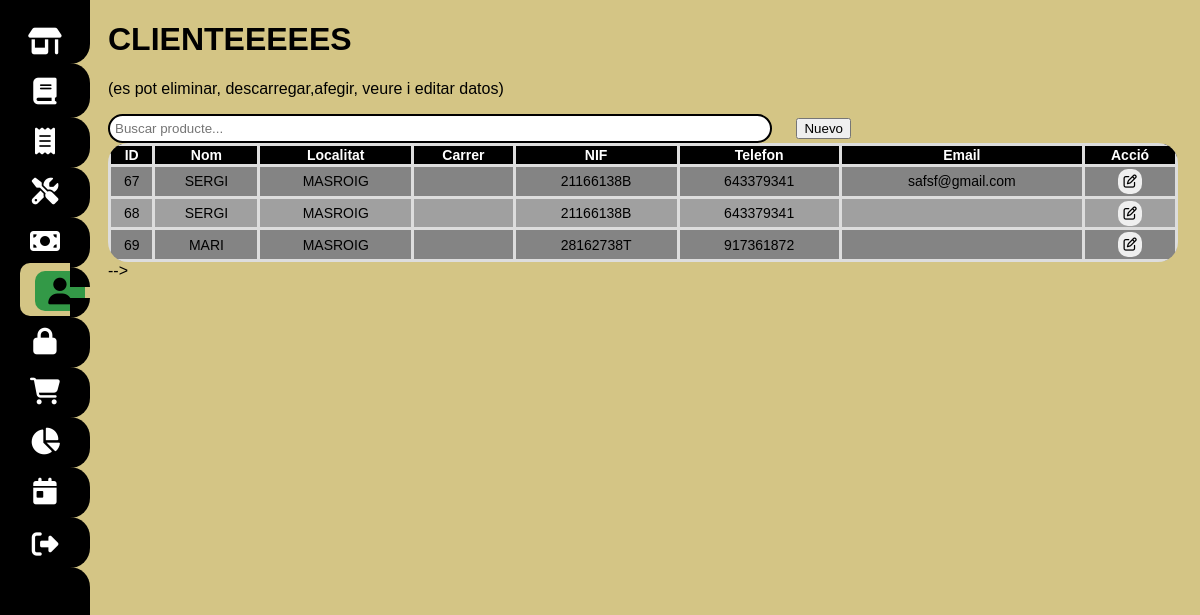
Screenshot of /clientes/ (signed in) with the database file from the repository.
### myapp/models.py (models this page shows, shortened)
class Persona(models.Model):
    nombre=models.CharField(max_length=200, default=" ")
    localidad= models.CharField(max_length=200)
    calle=models.CharField(max_length=200)
    nif=models.CharField(max_length=200)
    telefono=models.IntegerField()
    email=models.EmailField(blank=True)
    comp_banc=models.CharField(max_length=200)
    direccion=models.CharField(max_length=200, default="")

### myapp/views.py (the view)
# urls.py: path("clientes/", views.clientes, name="clientes"),
@login_required
def clientes(request):
    persona = Persona.objects.all()
    return render(request, "clientes.html", {'persona': persona})

### myapp/templates/clientes.html (shortened to what this page needs)
{% extends "layouts/base.html" %}
{% block content %}
<!DOCTYPE html>
<html lang="en">
<head>
</head>
<body>
    <div class="main-content">
        <h1>CLIENTEEEEES</h1>
        <p>(es pot eliminar, descarregar,afegir, veure i editar datos)</p>
        <input type="text" id="searchInput" placeholder="Buscar producte...">
        <button id="afegir-reparacio-btn">Nuevo</button>
        <table id="productTable">
            <thead>
                <tr>
                    <th>ID</th>
                    <th>Nom</th>
                    <th>Localitat</th>
                    <th>Carrer</th>
                    <th>NIF</th>
                    <th>Telefon</th>
                    <th>Email</th>
                    <th>Acció</th>
                </tr>
            </thead>
            <tbody>
                {% for pers in persona %}
                <tr>
                    <td> {{ pers.id }} </td>                    <td>{{ pers.nombre }}</td>
                    <td>{{ pers.localidad }}</td>
                    <td>{{ pers.calle }}</td>
                    <td>{{ pers.nif }}</td>
                    <td>{{ pers.telefono }}</td>
                    <td>{{ pers.email }}</td>
                    <td><button class="popup-trigger" data-client-id="{{ pers.id }}"><i class="fa-regular fa-pen-to-square"></i></button></td>
                </tr>
                {% endfor %}
            </tbody>
        </table>
        -->
</div>
</body>
</html>
{% endblock %}

### myapp/static/styles/main.css (style rules this page uses)
body { margin: 0; padding: 0; font-family: Arial, sans-serif; background: rgb(212, 197, 133); color: #000000; }
.main-content { padding-left: 9%; overflow: hidden; }
#searchInput { margin-bottom: 10px; padding: 5px; width: 85%; border-radius: 30px; border-style: 5px; -webkit-border-radius: 30px; -moz-border-radius: 30px; -ms-border-radius: 30px; -o-border-radius: 30px; align-items: center; }
table { width: 98%; border-collapse: collapse; }
table th, table td { padding: 1px; text-align: center; border: 3px solid #ddd; }
table th { background-color: #000000; color: #ffffff; text-align: center; }
tr:nth-child(even) { background-color: #a0a0a0; }
tr:nth-child(odd) { background-color: #848484; }
#productTable { border-radius: 20px; overflow: hidden; -webkit-border-radius: 20px; -moz-border-radius: 20px; -ms-border-radius: 20px; -o-border-radius: 20px; font-size: 14px; }
input { border-radius: 10px; -webkit-border-radius: 10px; -moz-border-radius: 10px; -ms-border-radius: 10px; -o-border-radius: 10px; text-decoration: none; display: inline-block; border: 2px black solid; padding-left: 5px; }
td button, cart-button button { display: inline-block; border: none; border-radius: 10px; border:none; padding: 5px; -webkit-border-radius: 10px; -moz-border-radius: 10px; -ms-border-radius: 10px; -o-border-radius: 10px; margin: 1%; }
#searchInput { width:650px; margin: 0 20px 0 0px; }

### myapp/templates/clientes.html (style rules this page uses)
body { font-family: Arial, sans-serif; }

### rows the page displays
Persona: id "67", nombre "SERGI", localidad "MASROIG", nif "21166138B", telefono "643379341", email "safsf@gmail.com"
Persona: id "68", nombre "SERGI", localidad "MASROIG", nif "21166138B", telefono "643379341"
Persona: id "69", nombre "MARI", localidad "MASROIG", nif "28162738T", telefono "917361872"
